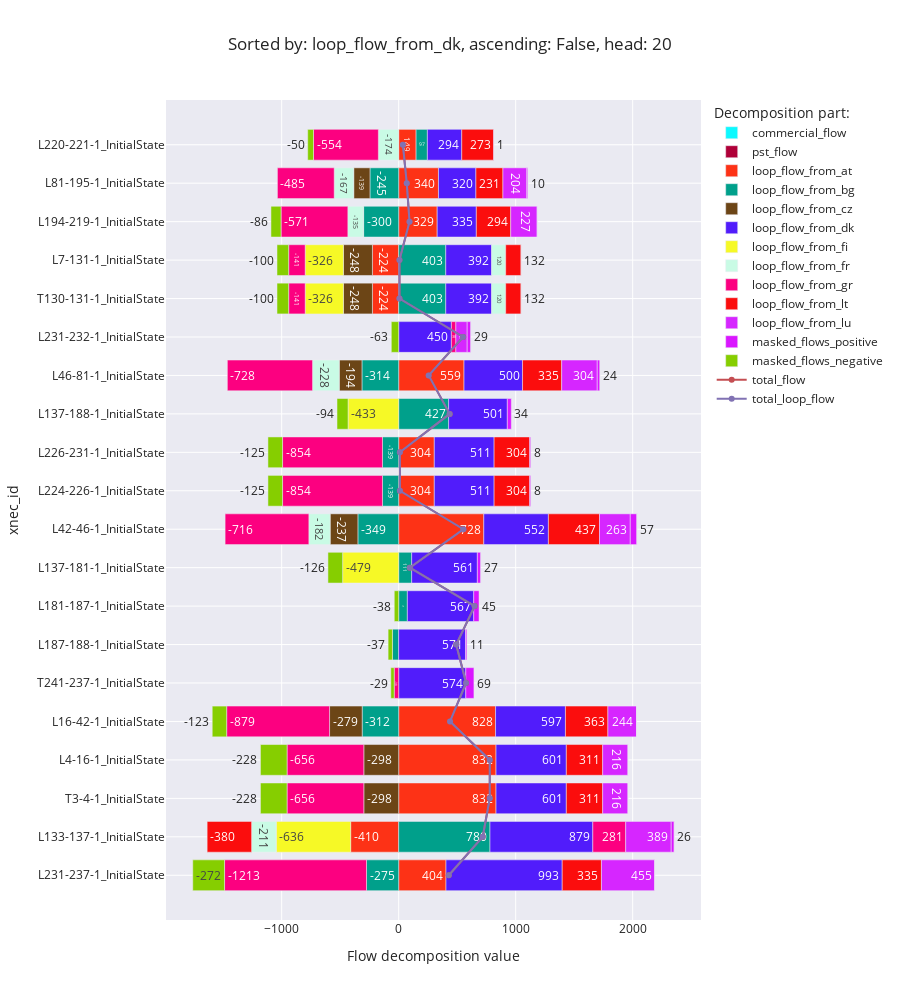

Source (notebook cell):
### Code cell
flow_decomposition_bar_chart(f'loop_flow_from_{random.Random(12).choice(list(countries)).alpha_2.lower()}')

### Figure 1 — Plotly figure (JSON) as saved in the notebook; plotly's stock layout.template omitted (floating-point values rounded to 4 significant figures)
{"data": [{"alignmentgroup": "True", "hovertemplate": "Decomposition part:=commercial_flow<br>Flow decomposition value=%{x}<br>xnec_id=%{y}<extra></extra>", "legendgroup": "commercial_flow", "marker": {"color": "#0DF9FF", "pattern": {"shape": ""}}, "name": "commercial_flow", "offsetgroup": "commercial_flow", "orientation": "h", "showlegend": true, "textposition": "auto", "texttemplate": "%{x:.0f}", "type": "bar", "x": [null, null, null, null, null, null, null, null, null, null, null, null, null, null, null, null, null, null, null, null], "xaxis": "x", "y": ["L231-237-1_InitialState", "L133-137-1_InitialState", "T3-4-1_InitialState", "L4-16-1_InitialState", "L16-42-1_InitialState", "T241-237-1_InitialState", "L187-188-1_InitialState", "L181-187-1_InitialState", "L137-181-1_InitialState", "L42-46-1_InitialState", "L224-226-1_InitialState", "L226-231-1_InitialState", "L137-188-1_InitialState", "L46-81-1_InitialState", "L231-232-1_InitialState", "T130-131-1_InitialState", "L7-131-1_InitialState", "L194-219-1_InitialState", "L81-195-1_InitialState", "L220-221-1_InitialState"], "yaxis": "y"}, {"alignmentgroup": "True", "hovertemplate": "Decomposition part:=pst_flow<br>Flow decomposition value=%{x}<br>xnec_id=%{y}<extra></extra>", "legendgroup": "pst_flow", "marker": {"color": "#AF0038", "pattern": {"shape": ""}}, "name": "pst_flow", "offsetgroup": "pst_flow", "orientation": "h", "showlegend": true, "textposition": "auto", "texttemplate": "%{x:.0f}", "type": "bar", "x": [null, null, null, null, null, null, null, null, null, null, null, null, null, null, null, null, null, null, null, null], "xaxis": "x", "y": ["L231-237-1_InitialState", "L133-137-1_InitialState", "T3-4-1_InitialState", "L4-16-1_InitialState", "L16-42-1_InitialState", "T241-237-1_InitialState", "L187-188-1_InitialState", "L181-187-1_InitialState", "L137-181-1_InitialState", "L42-46-1_InitialState", "L224-226-1_InitialState", "L226-231-1_InitialState", "L137-188-1_InitialState", "L46-81-1_InitialState", "L231-232-1_InitialState", "T130-131-1_InitialState", "L7-131-1_InitialState", "L194-219-1_InitialState", "L81-195-1_InitialState", "L220-221-1_InitialState"], "yaxis": "y"}, {"alignmentgroup": "True", "hovertemplate": "Decomposition part:=loop_flow_from_at<br>Flow decomposition value=%{x}<br>xnec_id=%{y}<extra></extra>", "legendgroup": "loop_flow_from_at", "marker": {"color": "#FD3216", "pattern": {"shape": ""}}, "name": "loop_flow_from_at", "offsetgroup": "loop_flow_from_at", "orientation": "h", "showlegend": true, "textposition": "auto", "texttemplate": "%{x:.0f}", "type": "bar", "x": [404.5, -410.4, 832.0, 832.0, 827.9, null, null, null, null, 727.6, 304.3, 304.3, null, 558.6, null, -224.3, -224.3, 329.2, 340.2, 148.9], "xaxis": "x", "y": ["L231-237-1_InitialState", "L133-137-1_InitialState", "T3-4-1_InitialState", "L4-16-1_InitialState", "L16-42-1_InitialState", "T241-237-1_InitialState", "L187-188-1_InitialState", "L181-187-1_InitialState", "L137-181-1_InitialState", "L42-46-1_InitialState", "L224-226-1_InitialState", "L226-231-1_InitialState", "L137-188-1_InitialState", "L46-81-1_InitialState", "L231-232-1_InitialState", "T130-131-1_InitialState", "L7-131-1_InitialState", "L194-219-1_InitialState", "L81-195-1_InitialState", "L220-221-1_InitialState"], "yaxis": "y"}, {"alignmentgroup": "True", "hovertemplate": "Decomposition part:=loop_flow_from_bg<br>Flow decomposition value=%{x}<br>xnec_id=%{y}<extra></extra>", "legendgroup": "loop_flow_from_bg", "marker": {"color": "#00A08B", "pattern": {"shape": ""}}, "name": "loop_flow_from_bg", "offsetgroup": "loop_flow_from_bg", "orientation": "h", "showlegend": true, "textposition": "auto", "texttemplate": "%{x:.0f}", "type": "bar", "x": [-275.0, 780.4, null, null, -312.0, null, -53.23, 74.21, 111.3, -348.7, -138.5, -138.5, 427.1, -313.9, null, 402.6, 402.6, -299.8, -245.5, 96.56], "xaxis": "x", "y": ["L231-237-1_InitialState", "L133-137-1_InitialState", "T3-4-1_InitialState", "L4-16-1_InitialState", "L16-42-1_InitialState", "T241-237-1_InitialState", "L187-188-1_InitialState", "L181-187-1_InitialState", "L137-181-1_InitialState", "L42-46-1_InitialState", "L224-226-1_InitialState", "L226-231-1_InitialState", "L137-188-1_InitialState", "L46-81-1_InitialState", "L231-232-1_InitialState", "T130-131-1_InitialState", "L7-131-1_InitialState", "L194-219-1_InitialState", "L81-195-1_InitialState", "L220-221-1_InitialState"], "yaxis": "y"}, {"alignmentgroup": "True", "hovertemplate": "Decomposition part:=loop_flow_from_cz<br>Flow decomposition value=%{x}<br>xnec_id=%{y}<extra></extra>", "legendgroup": "loop_flow_from_cz", "marker": {"color": "#6C4516", "pattern": {"shape": ""}}, "name": "loop_flow_from_cz", "offsetgroup": "loop_flow_from_cz", "orientation": "h", "showlegend": true, "textposition": "auto", "texttemplate": "%{x:.0f}", "type": "bar", "x": [null, null, -298.0, -298.0, -278.7, null, null, null, null, -237.1, null, null, null, -194.1, null, -248.4, -248.4, null, -138.8, null], "xaxis": "x", "y": ["L231-237-1_InitialState", "L133-137-1_InitialState", "T3-4-1_InitialState", "L4-16-1_InitialState", "L16-42-1_InitialState", "T241-237-1_InitialState", "L187-188-1_InitialState", "L181-187-1_InitialState", "L137-181-1_InitialState", "L42-46-1_InitialState", "L224-226-1_InitialState", "L226-231-1_InitialState", "L137-188-1_InitialState", "L46-81-1_InitialState", "L231-232-1_InitialState", "T130-131-1_InitialState", "L7-131-1_InitialState", "L194-219-1_InitialState", "L81-195-1_InitialState", "L220-221-1_InitialState"], "yaxis": "y"}, {"alignmentgroup": "True", "hovertemplate": "Decomposition part:=loop_flow_from_dk<br>Flow decomposition value=%{x}<br>xnec_id=%{y}<extra></extra>", "legendgroup": "loop_flow_from_dk", "marker": {"color": "#511CFB", "pattern": {"shape": ""}}, "name": "loop_flow_from_dk", "offsetgroup": "loop_flow_from_dk", "orientation": "h", "showlegend": true, "textposition": "auto", "texttemplate": "%{x:.0f}", "type": "bar", "x": [993.2, 878.9, 600.9, 600.9, 597.3, 573.7, 571.1, 567.3, 561.1, 552.1, 511.3, 511.3, 501.4, 500.1, 450.4, 392.1, 392.1, 334.5, 320.0, 293.6], "xaxis": "x", "y": ["L231-237-1_InitialState", "L133-137-1_InitialState", "T3-4-1_InitialState", "L4-16-1_InitialState", "L16-42-1_InitialState", "T241-237-1_InitialState", "L187-188-1_InitialState", "L181-187-1_InitialState", "L137-181-1_InitialState", "L42-46-1_InitialState", "L224-226-1_InitialState", "L226-231-1_InitialState", "L137-188-1_InitialState", "L46-81-1_InitialState", "L231-232-1_InitialState", "T130-131-1_InitialState", "L7-131-1_InitialState", "L194-219-1_InitialState", "L81-195-1_InitialState", "L220-221-1_InitialState"], "yaxis": "y"}, {"alignmentgroup": "True", "hovertemplate": "Decomposition part:=loop_flow_from_fi<br>Flow decomposition value=%{x}<br>xnec_id=%{y}<extra></extra>", "legendgroup": "loop_flow_from_fi", "marker": {"color": "#F6F926", "pattern": {"shape": ""}}, "name": "loop_flow_from_fi", "offsetgroup": "loop_flow_from_fi", "orientation": "h", "showlegend": true, "textposition": "auto", "texttemplate": "%{x:.0f}", "type": "bar", "x": [null, -636.1, null, null, null, null, null, null, -479.0, null, null, null, -432.8, null, null, -326.4, -326.4, null, null, null], "xaxis": "x", "y": ["L231-237-1_InitialState", "L133-137-1_InitialState", "T3-4-1_InitialState", "L4-16-1_InitialState", "L16-42-1_InitialState", "T241-237-1_InitialState", "L187-188-1_InitialState", "L181-187-1_InitialState", "L137-181-1_InitialState", "L42-46-1_InitialState", "L224-226-1_InitialState", "L226-231-1_InitialState", "L137-188-1_InitialState", "L46-81-1_InitialState", "L231-232-1_InitialState", "T130-131-1_InitialState", "L7-131-1_InitialState", "L194-219-1_InitialState", "L81-195-1_InitialState", "L220-221-1_InitialState"], "yaxis": "y"}, {"alignmentgroup": "True", "hovertemplate": "Decomposition part:=loop_flow_from_fr<br>Flow decomposition value=%{x}<br>xnec_id=%{y}<extra></extra>", "legendgroup": "loop_flow_from_fr", "marker": {"color": "#C9FBE5", "pattern": {"shape": ""}}, "name": "loop_flow_from_fr", "offsetgroup": "loop_flow_from_fr", "orientation": "h", "showlegend": true, "textposition": "auto", "texttemplate": "%{x:.0f}", "type": "bar", "x": [null, -210.6, null, null, null, null, null, null, null, -182.0, null, null, null, -228.3, null, 119.9, 119.9, -134.7, -166.9, -173.7], "xaxis": "x", "y": ["L231-237-1_InitialState", "L133-137-1_InitialState", "T3-4-1_InitialState", "L4-16-1_InitialState", "L16-42-1_InitialState", "T241-237-1_InitialState", "L187-188-1_InitialState", "L181-187-1_InitialState", "L137-181-1_InitialState", "L42-46-1_InitialState", "L224-226-1_InitialState", "L226-231-1_InitialState", "L137-188-1_InitialState", "L46-81-1_InitialState", "L231-232-1_InitialState", "T130-131-1_InitialState", "L7-131-1_InitialState", "L194-219-1_InitialState", "L81-195-1_InitialState", "L220-221-1_InitialState"], "yaxis": "y"}, {"alignmentgroup": "True", "hovertemplate": "Decomposition part:=loop_flow_from_gr<br>Flow decomposition value=%{x}<br>xnec_id=%{y}<extra></extra>", "legendgroup": "loop_flow_from_gr", "marker": {"color": "#FC0080", "pattern": {"shape": ""}}, "name": "loop_flow_from_gr", "offsetgroup": "loop_flow_from_gr", "orientation": "h", "showlegend": true, "textposition": "auto", "texttemplate": "%{x:.0f}", "type": "bar", "x": [-1213.0, 281.1, -656.0, -656.0, -879.4, -38.26, null, null, null, -715.7, -853.9, -853.9, null, -728.1, 38.26, -141.2, -141.2, -570.7, -485.2, -554.3], "xaxis": "x", "y": ["L231-237-1_InitialState", "L133-137-1_InitialState", "T3-4-1_InitialState", "L4-16-1_InitialState", "L16-42-1_InitialState", "T241-237-1_InitialState", "L187-188-1_InitialState", "L181-187-1_InitialState", "L137-181-1_InitialState", "L42-46-1_InitialState", "L224-226-1_InitialState", "L226-231-1_InitialState", "L137-188-1_InitialState", "L46-81-1_InitialState", "L231-232-1_InitialState", "T130-131-1_InitialState", "L7-131-1_InitialState", "L194-219-1_InitialState", "L81-195-1_InitialState", "L220-221-1_InitialState"], "yaxis": "y"}, {"alignmentgroup": "True", "hovertemplate": "Decomposition part:=loop_flow_from_lt<br>Flow decomposition value=%{x}<br>xnec_id=%{y}<extra></extra>", "legendgroup": "loop_flow_from_lt", "marker": {"color": "#FB0D0D", "pattern": {"shape": ""}}, "name": "loop_flow_from_lt", "offsetgroup": "loop_flow_from_lt", "orientation": "h", "showlegend": true, "textposition": "auto", "texttemplate": "%{x:.0f}", "type": "bar", "x": [335.4, -379.9, 310.6, 310.6, 363.0, null, null, null, null, 436.7, 304.2, 304.2, null, 334.7, null, 132.0, 132.0, 293.9, 230.9, 273.2], "xaxis": "x", "y": ["L231-237-1_InitialState", "L133-137-1_InitialState", "T3-4-1_InitialState", "L4-16-1_InitialState", "L16-42-1_InitialState", "T241-237-1_InitialState", "L187-188-1_InitialState", "L181-187-1_InitialState", "L137-181-1_InitialState", "L42-46-1_InitialState", "L224-226-1_InitialState", "L226-231-1_InitialState", "L137-188-1_InitialState", "L46-81-1_InitialState", "L231-232-1_InitialState", "T130-131-1_InitialState", "L7-131-1_InitialState", "L194-219-1_InitialState", "L81-195-1_InitialState", "L220-221-1_InitialState"], "yaxis": "y"}, {"alignmentgroup": "True", "hovertemplate": "Decomposition part:=loop_flow_from_lu<br>Flow decomposition value=%{x}<br>xnec_id=%{y}<extra></extra>", "legendgroup": "loop_flow_from_lu", "marker": {"color": "#D626FF", "pattern": {"shape": ""}}, "name": "loop_flow_from_lu", "offsetgroup": "loop_flow_from_lu", "orientation": "h", "showlegend": true, "textposition": "auto", "texttemplate": "%{x:.0f}", "type": "bar", "x": [455.3, 389.0, 216.5, 216.5, 244.4, null, null, null, null, 263.1, null, null, null, 303.9, 96.86, null, null, 226.6, 203.8, null], "xaxis": "x", "y": ["L231-237-1_InitialState", "L133-137-1_InitialState", "T3-4-1_InitialState", "L4-16-1_InitialState", "L16-42-1_InitialState", "T241-237-1_InitialState", "L187-188-1_InitialState", "L181-187-1_InitialState", "L137-181-1_InitialState", "L42-46-1_InitialState", "L224-226-1_InitialState", "L226-231-1_InitialState", "L137-188-1_InitialState", "L46-81-1_InitialState", "L231-232-1_InitialState", "T130-131-1_InitialState", "L7-131-1_InitialState", "L194-219-1_InitialState", "L81-195-1_InitialState", "L220-221-1_InitialState"], "yaxis": "y"}, {"alignmentgroup": "True", "hovertemplate": "Decomposition part:=masked_flows_positive<br>Flow decomposition value=%{x}<br>xnec_id=%{y}<extra></extra>", "legendgroup": "masked_flows_positive", "marker": {"color": "#DA16FF", "pattern": {"shape": ""}}, "name": "masked_flows_positive", "offsetgroup": "masked_flows_positive", "orientation": "h", "showlegend": true, "textposition": "auto", "texttemplate": "%{x:.0f}", "type": "bar", "x": [0, 25.94, 0, 0, 0, 69.47, 11.0, 45.31, 27.36, 56.9, 8.134, 8.134, 34.17, 23.74, 28.76, 0, 0, 0, 10.5, 1.499], "xaxis": "x", "y": ["L231-237-1_InitialState", "L133-137-1_InitialState", "T3-4-1_InitialState", "L4-16-1_InitialState", "L16-42-1_InitialState", "T241-237-1_InitialState", "L187-188-1_InitialState", "L181-187-1_InitialState", "L137-181-1_InitialState", "L42-46-1_InitialState", "L224-226-1_InitialState", "L226-231-1_InitialState", "L137-188-1_InitialState", "L46-81-1_InitialState", "L231-232-1_InitialState", "T130-131-1_InitialState", "L7-131-1_InitialState", "L194-219-1_InitialState", "L81-195-1_InitialState", "L220-221-1_InitialState"], "yaxis": "y"}, {"alignmentgroup": "True", "hovertemplate": "Decomposition part:=masked_flows_negative<br>Flow decomposition value=%{x}<br>xnec_id=%{y}<extra></extra>", "legendgroup": "masked_flows_negative", "marker": {"color": "#86CE00", "pattern": {"shape": ""}}, "name": "masked_flows_negative", "offsetgroup": "masked_flows_negative", "orientation": "h", "showlegend": true, "textposition": "auto", "texttemplate": "%{x:.0f}", "type": "bar", "x": [-271.9, 0, -227.6, -227.6, -123.4, -28.76, -37.09, -37.75, -125.6, 0, -125.0, -125.0, -94.17, 0, -63.07, -99.64, -99.64, -86.34, 0, -49.71], "xaxis": "x", "y": ["L231-237-1_InitialState", "L133-137-1_InitialState", "T3-4-1_InitialState", "L4-16-1_InitialState", "L16-42-1_InitialState", "T241-237-1_InitialState", "L187-188-1_InitialState", "L181-187-1_InitialState", "L137-181-1_InitialState", "L42-46-1_InitialState", "L224-226-1_InitialState", "L226-231-1_InitialState", "L137-188-1_InitialState", "L46-81-1_InitialState", "L231-232-1_InitialState", "T130-131-1_InitialState", "L7-131-1_InitialState", "L194-219-1_InitialState", "L81-195-1_InitialState", "L220-221-1_InitialState"], "yaxis": "y"}, {"mode": "lines+markers", "name": "total_flow", "type": "scatter", "x": [428.2, 718.3, 778.5, 778.5, 439.0, 576.2, 491.8, 649.1, 95.15, 552.8, 10.47, 10.47, 435.7, 256.5, 551.3, 6.569, 6.569, 92.62, 68.96, 36.05], "y": ["L231-237-1_InitialState", "L133-137-1_InitialState", "T3-4-1_InitialState", "L4-16-1_InitialState", "L16-42-1_InitialState", "T241-237-1_InitialState", "L187-188-1_InitialState", "L181-187-1_InitialState", "L137-181-1_InitialState", "L42-46-1_InitialState", "L224-226-1_InitialState", "L226-231-1_InitialState", "L137-188-1_InitialState", "L46-81-1_InitialState", "L231-232-1_InitialState", "T130-131-1_InitialState", "L7-131-1_InitialState", "L194-219-1_InitialState", "L81-195-1_InitialState", "L220-221-1_InitialState"]}, {"mode": "lines+markers", "name": "total_loop_flow", "type": "scatter", "x": [428.2, 718.3, 778.5, 778.5, 439.0, 576.2, 491.8, 649.1, 95.15, 552.8, 10.47, 10.47, 435.7, 256.5, 551.3, 6.569, 6.569, 92.62, 68.96, 36.05], "y": ["L231-237-1_InitialState", "L133-137-1_InitialState", "T3-4-1_InitialState", "L4-16-1_InitialState", "L16-42-1_InitialState", "T241-237-1_InitialState", "L187-188-1_InitialState", "L181-187-1_InitialState", "L137-181-1_InitialState", "L42-46-1_InitialState", "L224-226-1_InitialState", "L226-231-1_InitialState", "L137-188-1_InitialState", "L46-81-1_InitialState", "L231-232-1_InitialState", "T130-131-1_InitialState", "L7-131-1_InitialState", "L194-219-1_InitialState", "L81-195-1_InitialState", "L220-221-1_InitialState"]}], "layout": {"barmode": "relative", "height": 1000, "legend": {"title": {"text": "Decomposition part:"}, "tracegroupgap": 0}, "title": {"text": "Sorted by: loop_flow_from_dk, ascending: False, head: 20"}, "xaxis": {"anchor": "y", "domain": [0, 1], "title": {"text": "Flow decomposition value"}}, "yaxis": {"anchor": "x", "domain": [0, 1], "title": {"text": "xnec_id"}}}}
